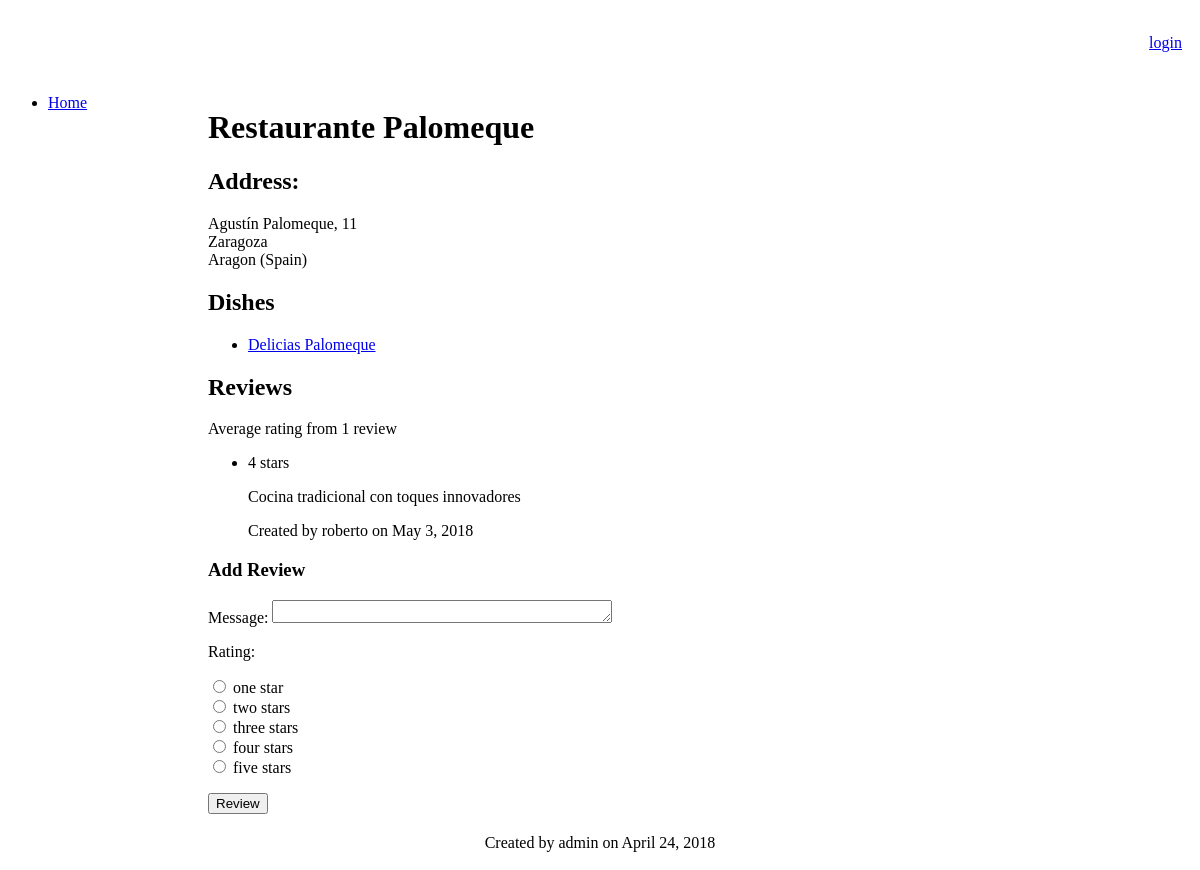
/myrestaurants/restaurants/2, run on the app's committed database.
### myrestaurants/models.py (models this page shows, shortened)
class Restaurant(models.Model):
    name = models.CharField(max_length=120)
    street = models.CharField(max_length=120, blank=True, null=True)
    number = models.IntegerField(blank=True, null=True)
    city = models.CharField(max_length=120, blank=True, null=True)
    zipCode = models.CharField(max_length=120, blank=True, null=True)
    stateOrProvince = models.CharField(max_length=120, blank=True, null=True)
    country = models.CharField(max_length=120, blank=True, null=True)
    telephone = models.CharField(max_length=120, blank=True, null=True)
    url = models.URLField(blank=True, null=True)
    user = models.ForeignKey(User, default=1, on_delete=models.CASCADE)
    date = models.DateField(default=date.today)

class Dish(models.Model):
    name = models.CharField(max_length=120)
    description = models.TextField(blank=True, null=True)
    price = models.DecimalField('Euro amount', max_digits=8, decimal_places=2, blank=True, null=True)
    user = models.ForeignKey(User, default=1, on_delete=models.CASCADE)
    date = models.DateField(default=date.today)
    image = models.ImageField(upload_to="myrestaurants", blank=True, null=True)
    restaurant = models.ForeignKey(Restaurant, null=True, related_name='dishes', on_delete=models.CASCADE)

class Review(models.Model):
    RATING_CHOICES = ((1, 'one'), (2, 'two'), (3, 'three'), (4, 'four'), (5, 'five'))
    rating = models.PositiveSmallIntegerField('Rating (stars)', blank=False, default=3, choices=RATING_CHOICES)
    comment = models.TextField(blank=True, null=True)
    user = models.ForeignKey(User, default=1, on_delete=models.CASCADE)
    date = models.DateField(default=date.today)
    class Meta:
        abstract = True

class RestaurantReview(Review):
    restaurant = models.ForeignKey(Restaurant, on_delete=models.CASCADE)

### myrestaurants/views.py (the view)
class RestaurantDetail(DetailView):
    model = Restaurant
    template_name = 'myrestaurants/restaurant_detail.html'
    def get_context_data(self, **kwargs):
        context = super(RestaurantDetail, self).get_context_data(**kwargs)
        context['RATING_CHOICES'] = RestaurantReview.RATING_CHOICES
        return context

### myrestaurants/templates/myrestaurants/restaurant_detail.html (shortened to what this page needs)
{% extends "myrestaurants/base.html" %}
{% block content %}
<span vocab="http://schema.org/" typeof="Restaurant">
<h1>
    <span property="name">{{ restaurant.name }}</span>
</h1>
<h2>Address:</h2>
<p>
    {{ restaurant.street }}, {{ restaurant.number }} <br/>
    {{ restaurant.zipcode }} {{ restaurant.city }} <br/>
    {{ restaurant.stateOrProvince }} ({{ restaurant.country }})
</p>
<h2>
    Dishes
</h2>
<ul>
    {% for dish in restaurant.dishes.all %}
        <li><a href="{% url 'myrestaurants:dish_detail' restaurant.id dish.id %}">
            {{ dish.name }}</a></li>
    {% empty %}<li>Sorry, no dishes for this restaurant yet.</li>
    {% endfor %}
</ul>
<h2>Reviews</h2>
{% if restaurant.restaurantreview_set.all|length > 0 %}
<span rel="aggregateRating">
    <p typeof="AggregateRating">
        Average rating
        {% with restaurant.restaurantreview_set.all|length as reviewCount %}
        from <span property="reviewCount">{{ reviewCount }}</span> review{{ reviewCount|pluralize }}
        {% endwith %}
    </p>
</span>
<ul rel="review">
    {% for review in restaurant.restaurantreview_set.all %}
        <li typeof="Review">
            <p rel="reviewRating" typeof="Rating">
                <span property="ratingValue">{{ review.rating }}</span> star{{ review.rating|pluralize }}
            </p>
            <p property="description">{% if review.comment %}{{ review.comment }}{% endif %}</p>
            <p>Created by <span property="author">{{ review.user }}</span> on
                <span property="datePublished" content="{{ review.date|date:'Y-m-d' }}">{{ review.date }}</span></p>
        </li>
    {% endfor %}
</ul>
{% endif %}
</span>
<h3>Add Review</h3>
<form action="{% url 'myrestaurants:review_create' restaurant.id %}" method="post">
    Message: <textarea name="comment" id="comment" rows="4"></textarea>
    <p>Rating:</p>
    <p>{% for rate in RATING_CHOICES %}
    <input type="radio" name="rating" id="rating{{ forloop.counter }}" value="{{ rate.0 }}" />
    <label for="choice{{ forloop.counter }}">{{ rate.1 }} star{{ rate.0|pluralize }}</label>
    <br/>{% endfor %}
    </p>
    <input type="submit" value="Review" />
</form>
{% endblock %}
{% block footer %}
    Created by {{ restaurant.user }} on {{ restaurant.date }}
{% endblock %}

### myrestaurants/static/style/base.css (style rules this page uses)
textarea, input[type=number], input[type=url] { height: 1.25em; width: 25em; }

### data on the page
Restaurant: name "Restaurante Palomeque", street "Agustín Palomeque", number "11", city "Zaragoza", stateOrProvince "Aragon", country "Spain", user "admin", date "April 24, 2018"
Dish: name "Delicias Palomeque"
RestaurantReview: rating "4", comment "Cocina tradicional con toques innovadores", user "roberto", date "May 3, 2018"

### other printed values
{{ reviewCount }} "1"
{{ rate.1 }} "one" "two" "three" "four" "five"
